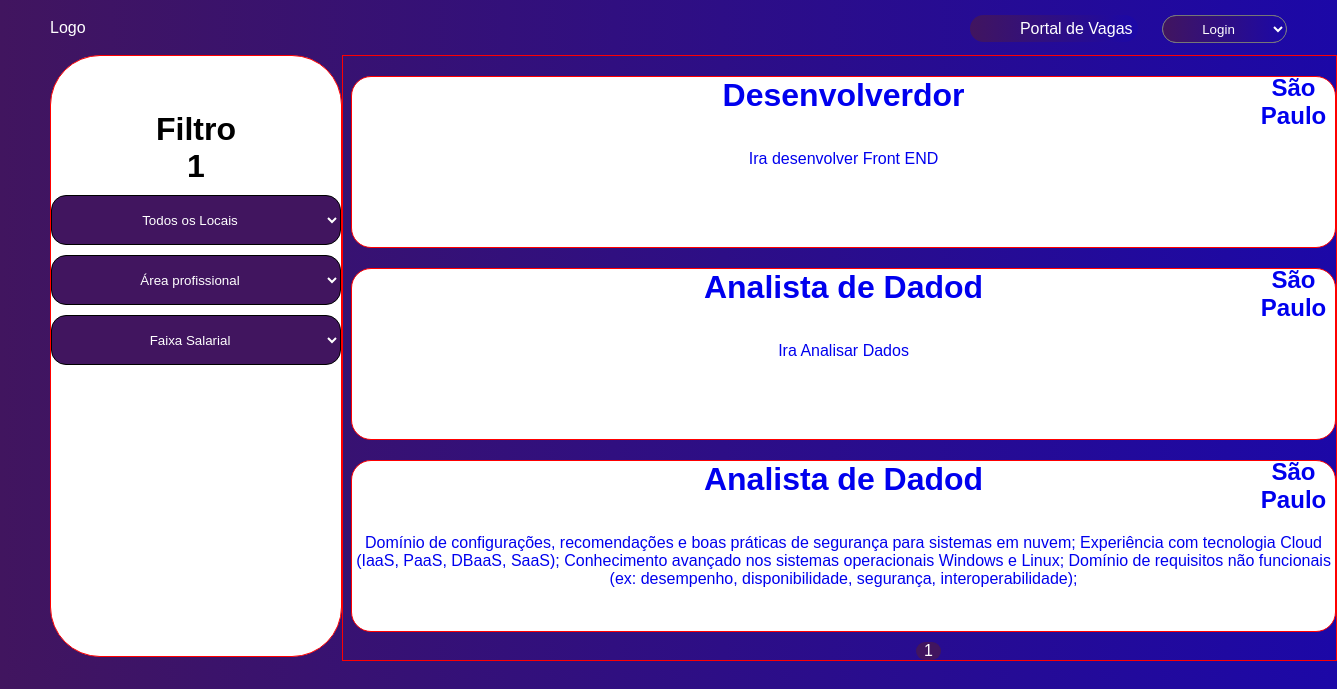
Screenshot of /PHP/portalDVagas.php (signed in) with the database file from the repository.
### tables this page shows
create table cadasVagas(
	id int auto_increment primary key unique,
    cargo varchar(100),
    localVaga varchar(100),
    descricaoVaga TEXT
);

### PHP/portalDVagas.php (the view, shortened to what this page needs)
<?php
include('conexao.php');
$itensPorPagina = 3;
$totalVagas = $dbh->query('SELECT COUNT(*) FROM cadasVagas')->fetchColumn();
$totalPaginas = ceil($totalVagas / $itensPorPagina);
$paginaAtual = isset($_GET['pagina']) ? $_GET['pagina'] : 1;
$localFiltro = isset($_GET['local']) ? $_GET['local'] : '';
$areaProfissional = isset($_GET['areaProfissional']) ? $_GET['areaProfissional'] : '';
$offset = ($paginaAtual - 1) * $itensPorPagina;
if ($localFiltro != '' || $areaProfissional != '') {
    $query = $dbh->prepare('SELECT * FROM cadasVagas WHERE localVaga = :localVaga AND cargo = :cargo LIMIT :offset, :itensPorPagina');
    $query->bindParam(':localVaga', $localFiltro, PDO::PARAM_STR);
    $query->bindParam(':cargo', $areaProfissional, PDO::PARAM_STR);
} else {
    $query = $dbh->prepare('SELECT * FROM cadasVagas LIMIT :offset, :itensPorPagina');
}
$query->bindParam(':offset', $offset, PDO::PARAM_INT);
$query->bindParam(':itensPorPagina', $itensPorPagina, PDO::PARAM_INT);
$query->execute();
$vagas = $query->fetchAll(PDO::FETCH_ASSOC);
$id_do_usuario = $_SESSION['id'];
?>
<!DOCTYPE html>
<html lang="pt-br">
<head>
    <link rel="stylesheet" href="../CSS/styleInicial.css">
    <link rel="stylesheet" href="../CSS/portalVagas.css">
</head>
<body>
    <header>
        <a href=""><img src="" alt="">Logo</a>
        <div class="cabecalho-inicial">
            <a href="portalVagas.html">Portal de Vagas</a>
            <select name="login" id="link" onchange="location = this.value;">
                <option value="" disabled selected>Login</option>
            </select>
        </div>
    </header>
    <div class="conteiner">
        <div class="filto-to">
            <div class="filtro">
                <h1>Filtro</h1>
                <h1><?php echo $id_do_usuario?></h1>
                <form method="get" action="portalDVagas.php">
                    <select name="local" id="local" onchange="this.form.submit()">
                        <option value="" <?php echo ($localFiltro == '') ? 'selected' : ''; ?>>Todos os Locais</option>
                    </select>
                </form>
                <form method="get" action="portalDVagas.php">
                    <select name="areaProfissional" id="areaProfissional" onchange="this.form.submit()">
                        <option value="" <?php echo ($areaProfissional == '') ? 'selected' : ''; ?>>Área profissional</option>
                    </select>
                </form>
                <select name="" id="">
                    <option value="">Faixa Salarial</option>
                </select>
            </div>
        </div>
        <div class="vagas-to">
            <?php
            foreach ($vagas as $vaga) {
                echo '<div class="vagas">';
                echo '<a href="../PHP/vaga.php?id=' . $vaga['id'] . '">';
                echo '<h1>' . $vaga['cargo'] . '</h1>';
                echo '<h2>' . $vaga['localVaga'] . '</h2>';
                echo '<p>' . $vaga['descricaoVaga'] . '</p>';
                echo '</a>';
                echo '</div>';
            }
            ?>
            <div class="pagination">
                <?php for ($i = 1; $i <= $totalPaginas; $i++) : ?>
                    <a href="?pagina=<?= $i ?>&local=<?= $localFiltro ?>&areaProfissional=<?= $areaProfissional ?>"><?= $i ?></a>
                <?php endfor; ?>
            </div>
        </div>
    </div>
</body>
</html>

### CSS/styleInicial.css (style rules this page uses)
* { margin: 0; padding: 0; }
body { font-family: 'Nunito', sans-serif; }
header { display: flex; width: 100%; height: 55px; align-items: center; justify-content: space-between; background-image: linear-gradient(to right, #41155F , #1C08A7); }
header a { text-decoration: none; padding: 5px; color: white; padding-left: 50px; }
.cabecalho-inicial { margin: 5px; height: 25px; margin-right: 50px; }
.cabecalho-inicial a { width: 100px; height: 50px; margin-right: 20px; background-image: linear-gradient(to right, #41155F , #1C08A7); border-radius: 30px; }
.cabecalho-inicial select { border-radius: 25px; height: 28px; width: 125px; background-image: linear-gradient(to right, #41155F , #1C08A7); text-align: center; color: white; }
.cabecalho-inicial select option { color: black; }

### CSS/portalVagas.css (style rules this page uses)
* { margin: 0; padding: 0; }
body { background-image: linear-gradient(to right, #41155F , #1C08A7); }
.conteiner { display: flex; width: 100%; height: 100%; }
.filto-to { display: flex; background: white; width: 300px; height: 600px; margin-left: 50px; border-radius: 50px; border: 1px solid red; }
.filtro { text-align: center; margin: 0 auto; margin-top: 55px; }
.filtro select { margin-top: 10px; width: 290px; height: 50px; display: flex; border: 1px solid black; border-radius: 15px; background: #41155F; color: white; text-align: center; }
.vagas-to { border: 1px solid red; width: 100%; }
.vagas { width: 99%; margin: 0 auto; margin-top: 20px; margin-left: 8px; border-radius: 20px; background: white; height: 170px; text-align: center; margin-right: 8px; border: 1px solid red; }
.vagas a { text-decoration: none; }
.vagas p { padding-top: 20px; }
.vagas h1 { width: 300px; text-align: center; margin: auto; }
.vagas h2 { margin-left: 900px; margin-top: -40px; }
.pagination { display: flex; margin-left: 565px; margin-top: 10px; }
.pagination a { width: 25px; color: white; text-decoration: none; background: #41155F; text-align: center; border-radius: 15px; margin-left: 8px; }

### rows the page displays
cadasvagas: cargo "Desenvolverdor", localVaga "São Paulo", descricaoVaga "Ira desenvolver Front END"
cadasvagas: cargo "Analista de Dadod", localVaga "São Paulo", descricaoVaga "Ira Analisar Dados"
cadasvagas: cargo "Analista de Dadod", localVaga "São Paulo", descricaoVaga "Domínio de configurações, recomendações e boas práticas de segurança para sistemas em nuvem; Experiência com tecnologia Cloud (IaaS, PaaS, DBaaS, SaaS); Conhecimento avançado nos sistemas operacionais Windows e Linux; Domínio de requisitos não funcionais (ex: desempenho, disponibilidade, segurança, interoperabilidade);"

### other values shown
$id_do_usuario "1"
